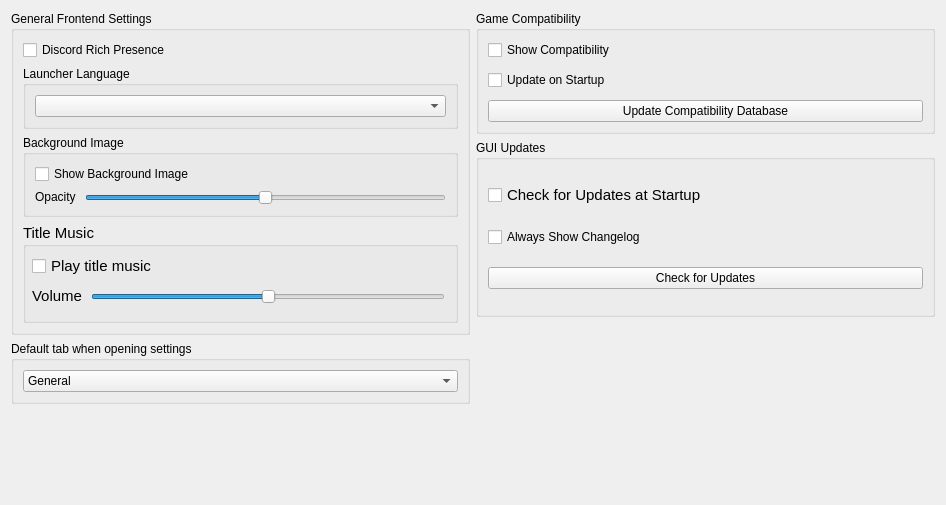
      <widget class="QWidget" name="guiTabContents">
       <property name="geometry">
        <rect>
         <x>0</x>
         <y>0</y>
         <width>946</width>
         <height>505</height>
        </rect>
       </property>
       <property name="sizePolicy">
        <sizepolicy hsizetype="Preferred" vsizetype="Preferred">
         <horstretch>0</horstretch>
         <verstretch>0</verstretch>
        </sizepolicy>
       </property>
       <layout class="QVBoxLayout" name="guiTabVLayout" stretch="0">
        <item>
         <layout class="QHBoxLayout" name="horizontalLayout_1">
          <property name="leftMargin">
           <number>0</number>
          </property>
          <property name="topMargin">
           <number>0</number>
          </property>
          <item>
           <layout class="QVBoxLayout" name="GUITabLayoutMiddle" stretch="0,0,0">
            <property name="bottomMargin">
             <number>0</number>
            </property>
            <item>
             <widget class="QGroupBox" name="GUIgroupBox">
              <property name="sizePolicy">
               <sizepolicy hsizetype="Preferred" vsizetype="Maximum">
                <horstretch>0</horstretch>
                <verstretch>0</verstretch>
               </sizepolicy>
              </property>
              <property name="minimumSize">
               <size>
                <width>0</width>
                <height>0</height>
               </size>
              </property>
              <property name="title">
               <string>General Frontend Settings</string>
              </property>
              <layout class="QVBoxLayout" name="GUILayout">
               <property name="topMargin">
                <number>9</number>
               </property>
               <property name="bottomMargin">
                <number>9</number>
               </property>
               <item>
                <widget class="QCheckBox" name="discordRPCCheckbox">
                 <property name="text">
                  <string>Discord Rich Presence</string>
                 </property>
                </widget>
               </item>
               <item>
                <widget class="QGroupBox" name="emulatorLanguageGroupBox">
                 <property name="title">
                  <string>Launcher Language</string>
                 </property>
                 <layout class="QVBoxLayout" name="langSettingsLayout">
                  <item>
                   <widget class="QComboBox" name="emulatorLanguageComboBox"/>
                  </item>
                 </layout>
                </widget>
               </item>
               <item>
                <widget class="QGroupBox" name="GUIBackgroundImageGroupBox">
                 <property name="sizePolicy">
                  <sizepolicy hsizetype="Expanding" vsizetype="Minimum">
                   <horstretch>0</horstretch>
                   <verstretch>0</verstretch>
                  </sizepolicy>
                 </property>
                 <property name="title">
                  <string>Background Image</string>
                 </property>
                 <layout class="QVBoxLayout" name="backgroundImageVLayout">
                  <item>
                   <widget class="QCheckBox" name="showBackgroundImageCheckBox">
                    <property name="sizePolicy">
                     <sizepolicy hsizetype="Minimum" vsizetype="Fixed">
                      <horstretch>0</horstretch>
                      <verstretch>0</verstretch>
                     </sizepolicy>
                    </property>
                    <property name="text">
                     <string>Show Background Image</string>
                    </property>
                   </widget>
                  </item>
                  <item>
                   <layout class="QHBoxLayout" name="opacityLayout">
                    <property name="spacing">
                     <number>9</number>
                    </property>
                    <item>
                     <widget class="QLabel" name="backgroundImageOpacityLabel">
                      <property name="sizePolicy">
                       <sizepolicy hsizetype="Maximum" vsizetype="Fixed">
                        <horstretch>0</horstretch>
                        <verstretch>0</verstretch>
                       </sizepolicy>
                      </property>
                      <property name="text">
                       <string>Opacity</string>
                      </property>
                     </widget>
                    </item>
                    <item>
                     <widget class="QSlider" name="backgroundImageOpacitySlider">
                      <property name="sizePolicy">
                       <sizepolicy hsizetype="Expanding" vsizetype="Fixed">
                        <horstretch>0</horstretch>
                        <verstretch>0</verstretch>
                       </sizepolicy>
                      </property>
                      <property name="minimum">
                       <number>0</number>
                      </property>
                      <property name="maximum">
                       <number>100</number>
                      </property>
                      <property name="value">
                       <number>50</number>
                      </property>
                      <property name="orientation">
                       <enum>Qt::Orientation::Horizontal</enum>
                      </property>
                     </widget>
                    </item>
                   </layout>
                  </item>
                 </layout>
                </widget>
               </item>
               <item>
                <widget class="QGroupBox" name="GUIMusicGroupBox">
                 <property name="sizePolicy">
                  <sizepolicy hsizetype="Expanding" vsizetype="Expanding">
                   <horstretch>0</horstretch>
                   <verstretch>0</verstretch>
                  </sizepolicy>
                 </property>
                 <property name="minimumSize">
                  <size>
                   <width>0</width>
                   <height>100</height>
                  </size>
                 </property>
                 <property name="maximumSize">
                  <size>
                   <width>16777215</width>
                   <height>16777215</height>
                  </size>
                 </property>
                 <property name="font">
                  <font>
                   <pointsize>11</pointsize>
                   <bold>false</bold>
                   <kerning>true</kerning>
                  </font>
                 </property>
                 <property name="autoFillBackground">
                  <bool>false</bool>
                 </property>
                 <property name="title">
                  <string>Title Music</string>
                 </property>
                 <property name="flat">
                  <bool>false</bool>
                 </property>
                 <widget class="QCheckBox" name="playBGMCheckBox">
                  <property name="geometry">
                   <rect>
                    <x>9</x>
                    <y>30</y>
                    <width>416</width>
                    <height>26</height>
                   </rect>
                  </property>
                  <property name="sizePolicy">
                   <sizepolicy hsizetype="Minimum" vsizetype="Fixed">
                    <horstretch>0</horstretch>
                    <verstretch>0</verstretch>
                   </sizepolicy>
                  </property>
                  <property name="text">
                   <string>Play title music</string>
                  </property>
                 </widget>
                 <widget class="QWidget" name="horizontalLayoutWidget">
                  <property name="geometry">
                   <rect>
                    <x>0</x>
                    <y>50</y>
                    <width>431</width>
                    <height>47</height>
                   </rect>
                  </property>
                  <layout class="QHBoxLayout" name="horizontalLayout">
                   <property name="spacing">
                    <number>9</number>
                   </property>
                   <property name="leftMargin">
                    <number>9</number>
                   </property>
                   <property name="topMargin">
                    <number>9</number>
                   </property>
                   <property name="rightMargin">
                    <number>9</number>
                   </property>
                   <property name="bottomMargin">
                    <number>9</number>
                   </property>
                   <item>
                    <widget class="QLabel" name="label_Volume">
                     <property name="sizePolicy">
                      <sizepolicy hsizetype="Minimum" vsizetype="Fixed">
                       <horstretch>0</horstretch>
                       <verstretch>0</verstretch>
                      </sizepolicy>
                     </property>
                     <property name="maximumSize">
                      <size>
                       <width>16777215</width>
                       <height>16777215</height>
                      </size>
                     </property>
                     <property name="text">
                      <string>Volume</string>
                     </property>
                    </widget>
                   </item>
                   <item>
                    <widget class="QSlider" name="BGMVolumeSlider">
                     <property name="sizePolicy">
                      <sizepolicy hsizetype="Expanding" vsizetype="Preferred">
                       <horstretch>0</horstretch>
                       <verstretch>0</verstretch>
                      </sizepolicy>
                     </property>
                     <property name="toolTip">
                      <string>Set the volume of the background music.</string>
                     </property>
                     <property name="maximum">
                      <number>100</number>
                     </property>
                     <property name="singleStep">
                      <number>10</number>
                     </property>
                     <property name="pageStep">
                      <number>20</number>
                     </property>
                     <property name="value">
                      <number>50</number>
                     </property>
                     <property name="orientation">
                      <enum>Qt::Orientation::Horizontal</enum>
                     </property>
                     <property name="invertedAppearance">
                      <bool>false</bool>
                     </property>
                     <property name="invertedControls">
                      <bool>false</bool>
                     </property>
                     <property name="tickPosition">
                      <enum>QSlider::TickPosition::NoTicks</enum>
                     </property>
                     <property name="tickInterval">
                      <number>10</number>
                     </property>
                    </widget>
                   </item>
                  </layout>
                 </widget>
                </widget>
               </item>
              </layout>
             </widget>
            </item>
            <item>
             <widget class="QGroupBox" name="chooseHomeTabGroupBox">
              <property name="sizePolicy">
               <sizepolicy hsizetype="Expanding" vsizetype="Preferred">
                <horstretch>0</horstretch>
                <verstretch>0</verstretch>
               </sizepolicy>
              </property>
              <property name="title">
               <string>Default tab when opening settings</string>
              </property>
              <layout class="QVBoxLayout" name="tabSettingsLayout">
               <item>
                <widget class="QComboBox" name="chooseHomeTabComboBox">
                 <property name="sizePolicy">
                  <sizepolicy hsizetype="Preferred" vsizetype="Fixed">
                   <horstretch>0</horstretch>
                   <verstretch>0</verstretch>
                  </sizepolicy>
                 </property>
                 <item>
                  <property name="text">
                   <string>General</string>
                  </property>
                 </item>
                 <item>
                  <property name="text">
                   <string>Frontend</string>
                  </property>
                 </item>
                 <item>
                  <property name="text">
                   <string>Graphics</string>
                  </property>
                 </item>
                 <item>
                  <property name="text">
                   <string>User</string>
                  </property>
                 </item>
                 <item>
                  <property name="text">
                   <string>Input</string>
                  </property>
                 </item>
                 <item>
                  <property name="text">
                   <string>Paths</string>
                  </property>
                 </item>
                 <item>
                  <property name="text">
                   <string>Log</string>
                  </property>
                 </item>
                 <item>
                  <property name="text">
                   <string>Debug</string>
                  </property>
                 </item>
                 <item>
                  <property name="text">
                   <string>Experimental</string>
                  </property>
                 </item>
                </widget>
               </item>
              </layout>
             </widget>
            </item>
            <item>
             <spacer name="verticalSpacer_7">
              <property name="orientation">
               <enum>Qt::Orientation::Vertical</enum>
              </property>
              <property name="sizeHint" stdset="0">
               <size>
                <width>20</width>
                <height>40</height>
               </size>
              </property>
             </spacer>
            </item>
           </layout>
          </item>
          <item>
           <layout class="QVBoxLayout" name="CompatTabLayoutRight" stretch="0,0,0">
            <property name="spacing">
             <number>6</number>
            </property>
            <property name="bottomMargin">
             <number>0</number>
            </property>
            <item>
             <widget class="QGroupBox" name="CompatgroupBox">
              <property name="sizePolicy">
               <sizepolicy hsizetype="Preferred" vsizetype="Preferred">
                <horstretch>0</horstretch>
                <verstretch>0</verstretch>
               </sizepolicy>
              </property>
              <property name="minimumSize">
               <size>
                <width>0</width>
                <height>0</height>
               </size>
              </property>
              <property name="baseSize">
               <size>
                <width>0</width>
                <height>0</height>
               </size>
              </property>
              <property name="title">
               <string>Game Compatibility</string>
              </property>
              <layout class="QVBoxLayout" name="CompatLayout">
               <property name="spacing">
                <number>10</number>
               </property>
               <property name="topMargin">
                <number>9</number>
               </property>
               <property name="bottomMargin">
                <number>9</number>
               </property>
               <item>
                <widget class="QCheckBox" name="enableCompatibilityCheckBox">
                 <property name="text">
                  <string>Show Compatibility</string>
                 </property>
                </widget>
               </item>
               <item>
                <widget class="QCheckBox" name="checkCompatibilityOnStartupCheckBox">
                 <property name="text">
                  <string>Update on Startup</string>
                 </property>
                </widget>
               </item>
               <item>
                <widget class="QPushButton" name="updateCompatibilityButton">
                 <property name="sizePolicy">
                  <sizepolicy hsizetype="MinimumExpanding" vsizetype="Fixed">
                   <horstretch>0</horstretch>
                   <verstretch>0</verstretch>
                  </sizepolicy>
                 </property>
                 <property name="minimumSize">
                  <size>
                   <width>0</width>
                   <height>0</height>
                  </size>
                 </property>
                 <property name="maximumSize">
                  <size>
                   <width>16777215</width>
                   <height>16777215</height>
                  </size>
                 </property>
                 <property name="text">
                  <string>Update Compatibility Database</string>
                 </property>
                </widget>
               </item>
              </layout>
             </widget>
            </item>
            <item>
             <widget class="QGroupBox" name="updaterGroupBox">
              <property name="sizePolicy">
               <sizepolicy hsizetype="Preferred" vsizetype="MinimumExpanding">
                <horstretch>0</horstretch>
                <verstretch>0</verstretch>
               </sizepolicy>
              </property>
              <property name="minimumSize">
               <size>
                <width>0</width>
                <height>0</height>
               </size>
              </property>
              <property name="maximumSize">
               <size>
                <width>16777215</width>
                <height>16777215</height>
               </size>
              </property>
              <property name="title">
               <string>GUI Updates</string>
              </property>
              <layout class="QVBoxLayout" name="verticalLayout_13">
               <item>
                <widget class="QCheckBox" name="updateCheckBox">
                 <property name="sizePolicy">
                  <sizepolicy hsizetype="Preferred" vsizetype="Fixed">
                   <horstretch>0</horstretch>
                   <verstretch>0</verstretch>
                  </sizepolicy>
                 </property>
                 <property name="font">
                  <font>
                   <pointsize>11</pointsize>
                   <bold>false</bold>
                  </font>
                 </property>
                 <property name="text">
                  <string>Check for Updates at Startup</string>
                 </property>
                </widget>
               </item>
               <item>
                <widget class="QCheckBox" name="changelogCheckBox">
                 <property name="text">
                  <string>Always Show Changelog</string>
                 </property>
                </widget>
               </item>
               <item>
                <widget class="QPushButton" name="checkUpdateButton">
                 <property name="sizePolicy">
                  <sizepolicy hsizetype="Minimum" vsizetype="Fixed">
                   <horstretch>0</horstretch>
                   <verstretch>0</verstretch>
                  </sizepolicy>
                 </property>
                 <property name="minimumSize">
                  <size>
                   <width>0</width>
                   <height>0</height>
                  </size>
                 </property>
                 <property name="maximumSize">
                  <size>
                   <width>16777215</width>
                   <height>16777215</height>
                  </size>
                 </property>
                 <property name="text">
                  <string>Check for Updates</string>
                 </property>
                </widget>
               </item>
              </layout>
             </widget>
            </item>
            <item>
             <spacer name="verticalSpacer_5">
              <property name="orientation">
               <enum>Qt::Orientation::Vertical</enum>
              </property>
              <property name="sizeHint" stdset="0">
               <size>
                <width>20</width>
                <height>40</height>
               </size>
              </property>
             </spacer>
            </item>
           </layout>
          </item>
         </layout>
        </item>
       </layout>
      </widget>
